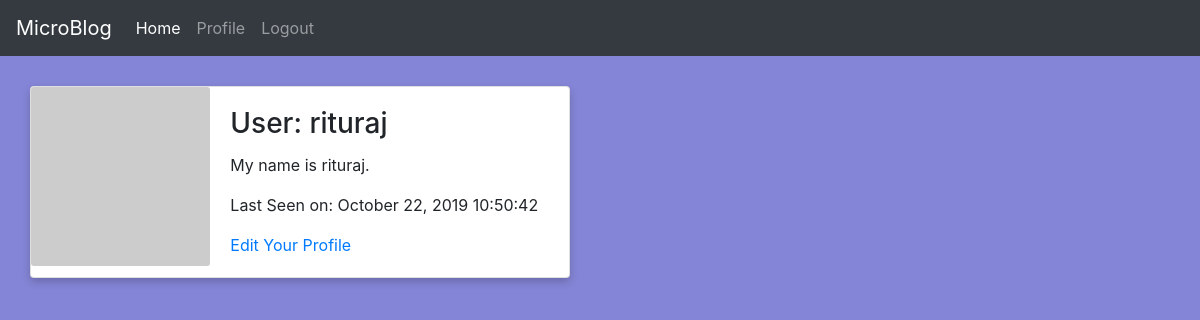
The app's page /user/rituraj (signed in), older data.
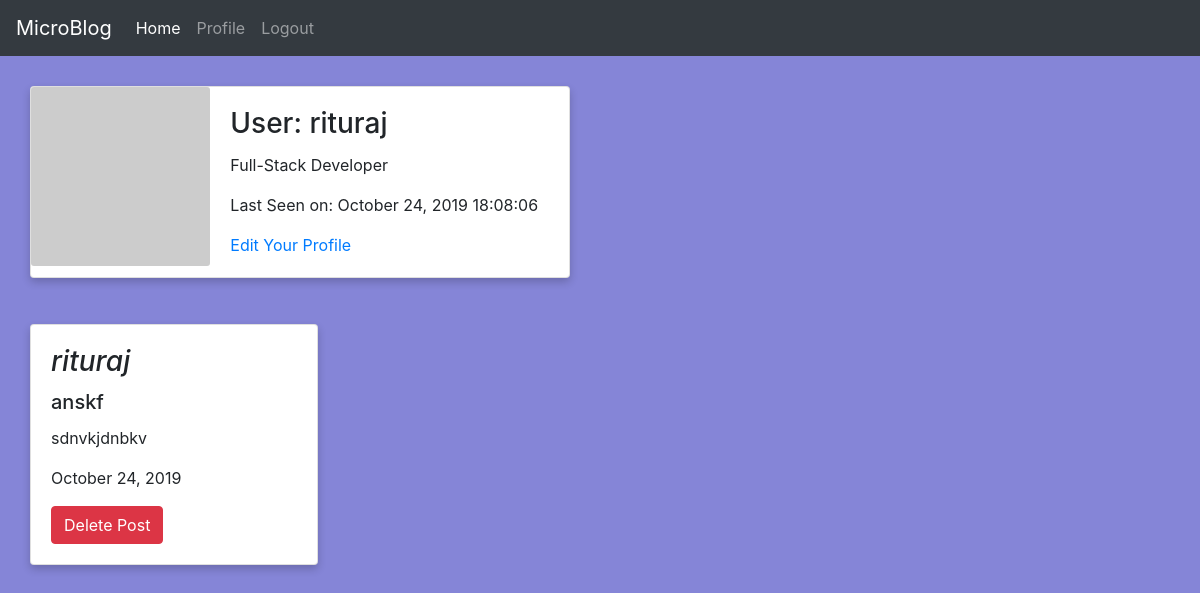
The same page, newer data.
### blogapp/models.py (models this page shows, shortened)
class User(UserMixin, db.Model):
	id = db.Column(db.Integer, primary_key=True)
	username = db.Column(db.String(64), index=True, unique=True)
	email = db.Column(db.String(64), index=True, unique=True)
	password_hash = db.Column(db.String(128))
	posts = db.relationship('Post', backref='author', lazy='dynamic')
	about_me = db.Column(db.String(140))
	last_seen = db.Column(db.DateTime, default=datetime.now)
	def avatar(self, size):
		hash_val = md5(self.email.lower().encode('utf-8')).hexdigest()
		return 'https://www.gravatar.com/avatar/{}?d=identicon&s={}'.format(hash_val, size)

class Post(db.Model):
	id = db.Column(db.Integer, primary_key=True)
	title = db.Column(db.String(100))
	body = db.Column(db.Text)
	timestamp = db.Column(db.DateTime, index=True, default=datetime.now)
	user_id = db.Column(db.Integer, db.ForeignKey('user.id'))

### blogapp/routes.py (the view)
@app.route('/user/<username>')
@login_required
def user(username):
    user = User.query.filter_by(username=username).first_or_404()
    posts = user.posts
    return render_template('user.html', user=user, posts=posts)

### blogapp/models.py (called while the page is built)
@login.user_loader
def load_user(id):
	return User.query.get(int(id))

### blogapp/routes.py (called while the page is built)
@app.before_request
def before_request():
    if current_user.is_authenticated:
        current_user.last_seen = datetime.now()
        db.session.commit()

### blogapp/templates/user.html
{% extends "base.html" %}
{% block head %}
    <link rel="stylesheet" type="text/css" href="{{ url_for('static', filename='profile.css') }}">
{% endblock %}
{% block content %}
    <div class="card mb-3" style="max-width: 540px;">
      <div class="row no-gutters">
        <div class="col-md-4">
          <img src="{{ user.avatar(130) }}" class="card-img" alt="Profile Photo">
        </div>
        <div class="col-md-8">
          <div class="card-body">
            <h3 class="card-title">User: {{ user.username }}</h3>
            {% if user.about_me %}<p class=card-text>{{ user.about_me }}</p>{% endif %}
            {% if user.last_seen %}<p class=card-text>Last Seen on: {{ user.last_seen.strftime('%B %d, %Y %H:%M:%S') }}</p>{% endif %}
            {% if user == current_user %}
                <p class=card-text><a href="{{ url_for('edit_profile') }}">Edit Your Profile</a></p>
            {% endif %}
          </div>
        </div>
      </div>
    </div>
    <div class=" d-flex flex-row flex-wrap mb-3">
        {% for post in posts %}
        <div class="card" style="width: 18rem;">
          <div class="card-body">
            <h3 class="card-title"><i>{{ post.author.username }}</i></h3>
            <h5 class="card-title">{{ post.title }}</h5>
            <p class="card-text">{{ post.body }}</p>
            <p class="card-text">{{ post.timestamp.strftime('%B %d, %Y') }}</p>
            {% if current_user == post.author %}
            <button class="btn btn-danger"><a href="{{ url_for('delete_post', post_id=post.id) }}">Delete Post</a></button>
          {% endif %}
          </div>
        </div>
        {% endfor %}
    </div>
{% endblock %}

Row changes from the older to the newer data that the page shows:
changed User "rituraj": about_me "My name is rituraj." → "Full-Stack Developer"; last_seen "October 22, 2019 10:50:42" → "October 24, 2019 18:08:06"
added Post: author.username "rituraj", title "anskf", body "sdnvkjdnbkv", timestamp "October 24, 2019"
